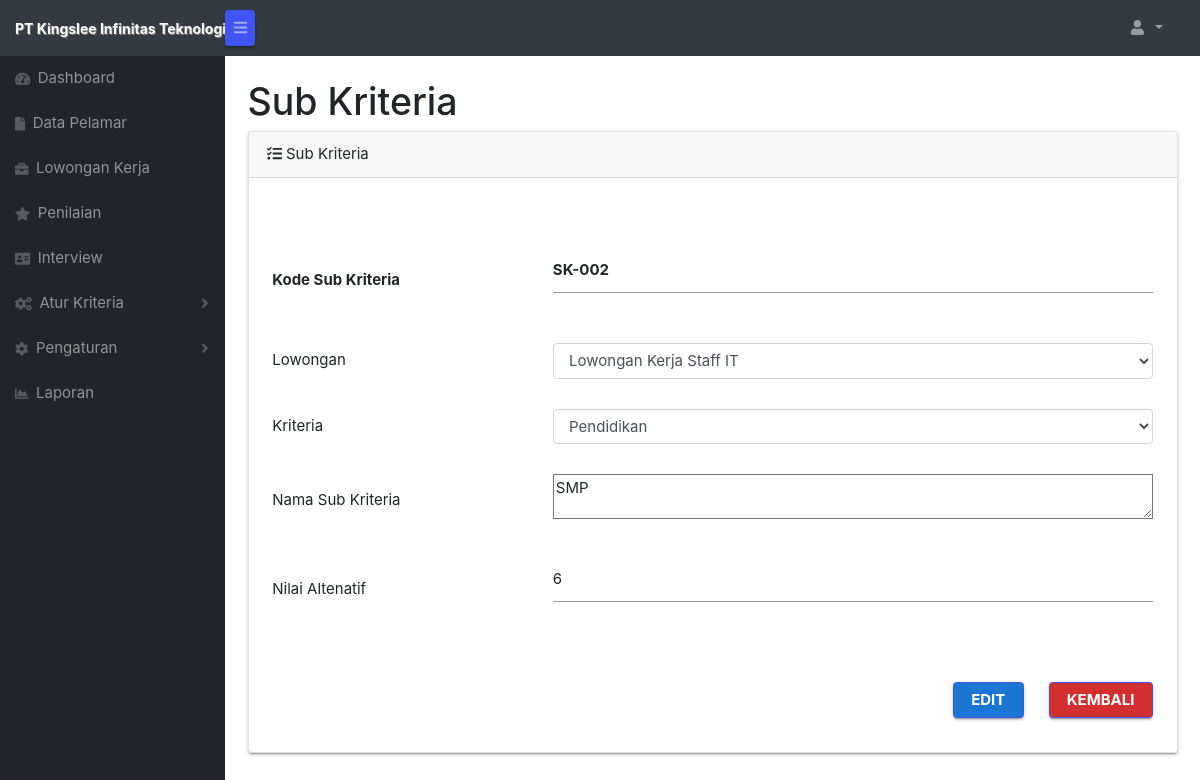
The app's page /forms/admin/subkriteria-edit.php?id=41 with its own data.
### tables this page shows
CREATE TABLE `sub_kriteria` (
  `id` int(11) NOT NULL,
  `kode_sub_kriteria` varchar(6) NOT NULL,
  `kode_kriteria` varchar(6) NOT NULL,
  `kode_lowongan` varchar(6) NOT NULL,
  `nama_sub_kriteria` varchar(100) NOT NULL,
  `nilai_altenatif` int(1) NOT NULL
);

CREATE TABLE `lowongankerja` (
  `id` int(11) NOT NULL,
  `kode_lowongan` varchar(6) NOT NULL,
  `nama` varchar(100) NOT NULL,
  `deskripsi` text NOT NULL,
  `persyaratan` text NOT NULL
);

CREATE TABLE `kriteria` (
  `id` int(11) NOT NULL,
  `kode_kriteria` varchar(6) NOT NULL,
  `kode_lowongan` varchar(6) NOT NULL,
  `nama_kriteria` varchar(100) NOT NULL,
  `bobot` int(1) NOT NULL
);

### forms/admin/subkriteria-edit.php (the view, shortened to what this page needs)
<?php session_start();
$namauser = ( isset($_SESSION['user']) ) ? $_SESSION['user'] : '';
?>
<?php
include_once("../config.php");
?>
<?php
$id = $_GET['id'];
$result = mysqli_query($koneksi, "SELECT * FROM sub_kriteria WHERE id=$id");
while($user_data = mysqli_fetch_array($result))
{
  $kode_sub_kriteria = $user_data['kode_sub_kriteria'];
  $kode_kriteria = $user_data['kode_kriteria'];
  $kode_lowongan=$user_data['kode_lowongan'];
  $nama_sub_kriteria=$user_data['nama_sub_kriteria'];
  $nilai_altenatif=$user_data['nilai_altenatif'];
}
?>
<?php
$kode = $kode_lowongan;
$datalowongan = mysqli_query($koneksi, "SELECT * FROM lowongankerja WHERE kode_lowongan='$kode'");
while($data_lowongan = mysqli_fetch_array($datalowongan))
{
  $kode_lowongan = $data_lowongan['kode_lowongan'];
  $nama_lowongan=$data_lowongan['nama'];
}
?>
<?php
$kode_k = $kode_kriteria;
$datakriteria = mysqli_query($koneksi, "SELECT * FROM kriteria WHERE kode_kriteria='$kode_k'");
while($data_kriteria = mysqli_fetch_array($datakriteria))
{
  $kode_kriteria = $data_kriteria['kode_kriteria'];
  $nama_kriteria=$data_kriteria['nama_kriteria'];
}
?>
<!DOCTYPE html>
<html lang="en">
    <head>
         <link href="../../fonts/material.css" rel="stylesheet">
    <link type="text/css" rel="stylesheet" href="../../css/materialize.min.css"  media="screen,projection"/>
       <link href="css/styles.css" rel="stylesheet" />
        <link href="https://cdn.datatables.net/1.10.20/css/dataTables.bootstrap4.min.css" rel="stylesheet" />
    </head>
   <body class="sb-nav-fixed">
        <nav class="sb-topnav navbar navbar-expand navbar-dark bg-dark">
            <a class="navbar-brand" href="index.php"><span class="label1">PT Kingslee Infinitas Teknologi</span></a>
            <button class="btn btn-link btn-sm order-1 order-lg-0" id="sidebarToggle" href="#"><i class="fas fa-bars"></i></button>
            <ul class="navbar-nav d-none d-md-inline-block form-inline ml-auto mr-0 mr-md-3 my-2 my-md-0">
                <li class="nav-item dropdown">
                    <a class="nav-link dropdown-toggle" id="userDropdown" href="#" role="button" data-toggle="dropdown" aria-haspopup="true" aria-expanded="false"><i class="fas fa-user fa-fw"></i><?php echo $namauser; ?>
                     </a>
                </li>
            </ul>
        </nav>
        <div id="layoutSidenav">
            <div id="layoutSidenav_nav">
                <nav class="sb-sidenav accordion sb-sidenav-dark" id="sidenavAccordion">
                    <div class="sb-sidenav-menu">
                        <div class="nav">
                            <a class="nav-link" href="index.php">
                                <div class="sb-nav-link-icon"><i class="fas fa-tachometer-alt"></i></div>
                                Dashboard
                            </a>
                            <a class="nav-link" href="datapelamar.php">
                                <div class="sb-nav-link-icon"><i class="fas fa-file"></i></div>
                                Data Pelamar
                            </a>
                            <a class="nav-link" href="lowongankerja.php">
                                <div class="sb-nav-link-icon"><i class="fas fa-briefcase"></i></div>
                                Lowongan Kerja
                            </a>
                            <a class="nav-link" href="penilaian.php">
                                <div class="sb-nav-link-icon"><i class="fas fa-star"></i></div>
                                Penilaian
                            </a>
                            <a class="nav-link" href="interview.php">
                                <div class="sb-nav-link-icon"><i class="fas fa-address-card"></i></div>
                                Interview
                            </a>
                            <a class="nav-link collapsed" href="#" data-toggle="collapse" data-target="#collapseLayouts" aria-expanded="false" aria-controls="collapseLayouts">
                                <div class="sb-nav-link-icon"><i class="fas fa-cogs"></i></div>
                                Atur Kriteria
                                <div class="sb-sidenav-collapse-arrow"><i class="fas fa-angle-down"></i></div>
                            </a>
                            <a class="nav-link collapsed" href="#" data-toggle="collapse" data-target="#collapsePages" aria-expanded="false" aria-controls="collapsePages">
                                <div class="sb-nav-link-icon"><i class="fas fa-cog"></i></div>
                                Pengaturan
                                <div class="sb-sidenav-collapse-arrow"><i class="fas fa-angle-down"></i></div>
                            </a>
                            <a class="nav-link" href="laporan.php">
                                <div class="sb-nav-link-icon"><i class="fas fa-chart-area"></i></div>
                                Laporan
                            </a>
                        </div>
                    </div>
                </nav>
            </div>
            <div id="layoutSidenav_content">
                <main>
            <div class="container-fluid">
                        <h1 class="mt-4">Sub Kriteria</h1>
                <div class="card mb-4">
                            <div class="card-header"><i class="fas fa-tasks mr-1"></i>Sub Kriteria</div>
                    <div class="card-body">
                        <div class="table-responsive">
                            <table class="table table-bordered" width="100%" cellspacing="0">
    <main>
      <div class="row container">
        <form action="" method="post" name="form1">
            <table class="highlight">
              <tr>
                    <th>Kode Sub Kriteria</th>
                    <th><input type="text" name="kode_sub_kriteria" readonly value=<?php echo $kode_sub_kriteria; ?>></th>
                  </tr>
            <tr>
                  <td>Lowongan</td>
                    <td>
                      <select class="form-control" name="kode_lowongan" required >
                      <option value="<?php echo $kode_lowongan;?>" ><?php echo $nama_lowongan; ?></option>
                    </select>
                    </td>
                  </tr>
                  <tr>
                    <td>Kriteria</td>
                    <td>
                      <select class="form-control" name="kode_kriteria" required >
                      <option value="<?php echo $kode_kriteria;?>" ><?php echo $nama_kriteria; ?></option>
                    </select>
                    </td>
                     </tr>
                  <tr>
                    <td>Nama Sub Kriteria</td>
                    <td><textarea  rows="1"  type="text" name="nama_sub_kriteria" ><?php echo $nama_sub_kriteria;?></textarea></td>
                  </tr>
                  <tr>
                    <td>Nilai Altenatif</td>
                    <td><input type="text" name="nilai_altenatif" value=<?php echo $nilai_altenatif;?>></td>
                  </tr>
                  <tr>
                   <tr>
                      <td><input type="hidden" name="id" value=<?php echo $_GET['id'];?>></td>
                    </tr>
                  </table>
                  <table>
                    <tr>
                      <th>
                        <input type="submit" name="update" value="Edit" class="right waves-effect waves-light btn blue darken-2" style="float: left;">
                      </th>
                      <th style="width: 1%;">
                        <a href="subkriteria.php"><input type="button" value="Kembali" class="right waves-effect waves-light btn red darken-2"></a>
                      </th>
                    </tr>
                </table>
        </form>
      </div>
    </main>
    </body>
</html>

### forms/admin/subkriteria-edit.php (style rules this page uses)
.label1 { font-size: 14px; font-weight: bold; text-shadow: 1px 1px 0px gray; }

### records on screen
sub_kriteria: kode_sub_kriteria "SK-002", nama_sub_kriteria "SMP", nilai_altenatif "6"
lowongankerja: kode_lowongan "Lowongan Kerja Staff IT"
kriteria: kode_kriteria "Pendidikan"
